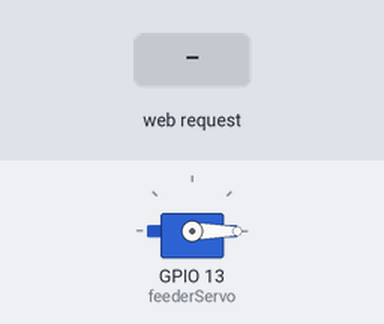
Recording of a sketch running on a simulated ESP32. Shown: servo. The inputs (shaded band) are chosen by the test bench. WiFi joins after 1.5 s; servers stay silent unless stated; what the sketch prints to the serial monitor is not drawn.

Above: at 2.7 s.
2.8 s: HTTP request GET /feed received
At 3.4 s:
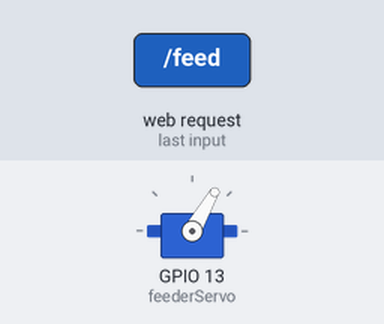
Timing chart, 0 to 5.8 s (numbered marks = the images above; inputs shaded):
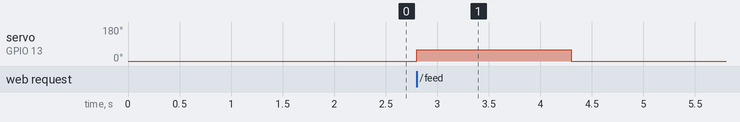

The sketch:

final.ino
```cpp
#include <WiFi.h>
#include <ESP32Servo.h>

const char* ssid = "WiFi_Name";
const char* password = "Wifi_Password";

Servo feederServo;
int feedAngle = 60;
int feedCount = 0;
String lastFeed = "Never";
WiFiServer server(80);

void setup() {
  Serial.begin(115200);

  feederServo.setPeriodHertz(50);
  feederServo.attach(13);
  feederServo.write(0);

  WiFi.begin(ssid, password);

  Serial.print("Connecting");

  while (WiFi.status() != WL_CONNECTED) {
    delay(500);
    Serial.print(".");
  }

  Serial.println();
  Serial.print("Connected! IP Address: ");
  Serial.println(WiFi.localIP());

  server.begin();
}

void loop() {

  WiFiClient client = server.available();

  if (!client) {
    return;
  }

  while (client.connected() && !client.available()) {
    delay(1);
  }

  String request = client.readStringUntil('\r');
  client.flush();
  if (request.indexOf("/set?angle=") != -1) {

  int start = request.indexOf("=") + 1;
  int end = request.indexOf(" ", start);

  feedAngle = request.substring(start, end).toInt();

  if (feedAngle < 30) feedAngle = 30;
  if (feedAngle > 90) feedAngle = 90;
}
if (request.indexOf("/feed") != -1) {

  feederServo.write(feedAngle);
  delay(1500);
  feederServo.write(0);

  feedCount++;
  lastFeed = "Just Now";
}
  client.println("HTTP/1.1 200 OK");
client.println("Content-type:text/html");
client.println();

client.println("<!DOCTYPE html>");
client.println("<html>");
client.println("<head>");
client.println("<meta charset='UTF-8'>");
client.println("<meta name='viewport' content='width=device-width, initial-scale=1'>");
client.println("<title>Smart Pet Feeder Pro</title>");

client.println("<style>");
client.println("*{margin:0;padding:0;box-sizing:border-box;}");
client.println("body{font-family:Arial;background:linear-gradient(135deg,#00c6ff,#0072ff);display:flex;justify-content:center;align-items:center;height:100vh;}");
client.println(".card{background:rgba(255,255,255,0.15);backdrop-filter:blur(15px);padding:25px;border-radius:20px;width:360px;color:white;text-align:center;box-shadow:0 8px 30px rgba(0,0,0,.3);}");
client.println("h1{margin-bottom:15px;font-size:30px;}");
client.println(".status{color:#00ff88;font-weight:bold;margin-bottom:20px;}");
client.println("input[type=range]{width:100%;}");
client.println("button{margin-top:20px;background:#00c853;color:white;border:none;padding:15px 35px;font-size:20px;border-radius:12px;cursor:pointer;}");
client.println("button:hover{background:#00e676;}");
client.println("@keyframes glow{0%{box-shadow:0 0 5px #00ff99;}50%{box-shadow:0 0 25px #00ff99;}100%{box-shadow:0 0 5px #00ff99;}}");
client.println("button{animation:glow 2s infinite;}");
client.println(".footer{margin-top:20px;font-size:14px;opacity:0.9;}");
client.println("</style>");

client.println("</head>");
client.println("<body>");

client.println("<div class='card'>");
client.println("<h1>🐶 Smart Pet Feeder</h1>");
client.println("<div class='status'>🟢 WiFi Connected</div>");

client.println("<h3>🍖 Food Quantity</h3>");
client.println("<form action='/set'>");
client.println("<input type='range' min='30' max='90' value='60' name='angle'>");
client.println("<br><br>");
client.println("<input type='submit' value='Save Quantity' style='background:#ff9800;color:white;padding:10px 25px;border:none;border-radius:8px;'>");
client.println("</form>");

client.println("<br><br>");

client.println("<a href='/feed'><button>🍽 Feed Now</button></a>");

client.println("<br><br>");
client.print("<h3>📊 Feed Count : ");
client.print(feedCount);
client.println("</h3>");

client.print("<h3>⏰ Last Feed : ");
client.print(lastFeed);
client.println("</h3>");
client.println("<h3 style='color:#00ff88;'>🟢 ESP32 Online</h3>");
client.println("<div class='footer'>");
client.println("🐾 Smart Pet Feeder Pro<br>");
client.println("Developed by <b>Bhushan Jagtap</b>");
client.println("</div>");

client.println("</div>");
client.println("</body>");
client.println("</html>");

client.stop();
  }
```

Measured:
- after the input at 2.8 s, servo on GPIO 13 (feederServo): 0° → 60° at once, → 0° 1.5 s later
